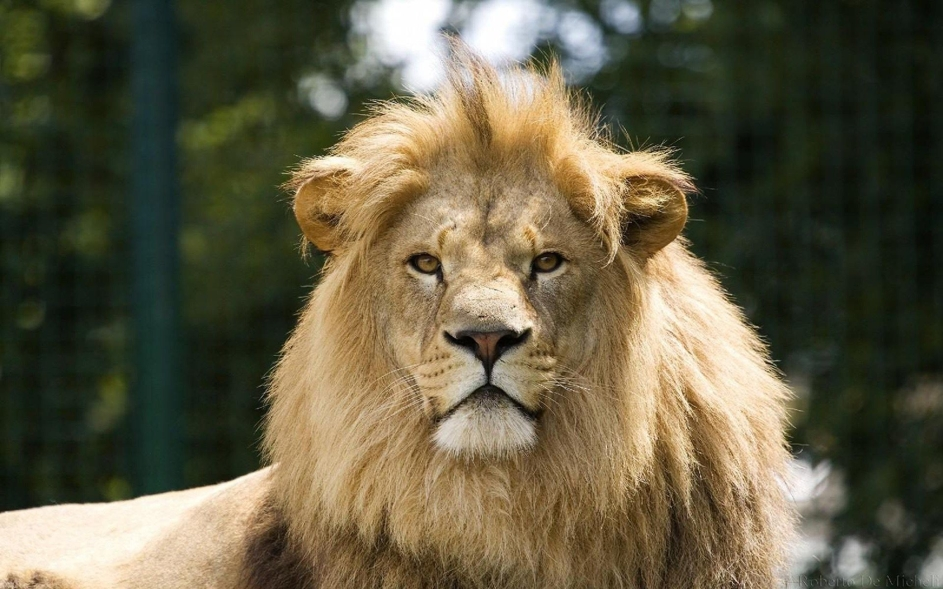
#> input picture LionImage2.jpg, 943 x 589 px
$ python 'featureDetection2- SIFT.py'
#> lines starting #> are read from the running program, lines starting #| are printed output that depends on the picture; after the words box and inside, x2 and y2 are one past the last pixel; in counts of white or black regions, pixels touching at a corner belong together
import numpy as np
import cv2

img = cv2.imread('LionImage2.jpg')
#> img is the input picture: shape (589, 943, 3); mean B, G, R 69, 93.3, 99.6

gray = cv2.cvtColor(img, cv2.COLOR_BGR2GRAY)
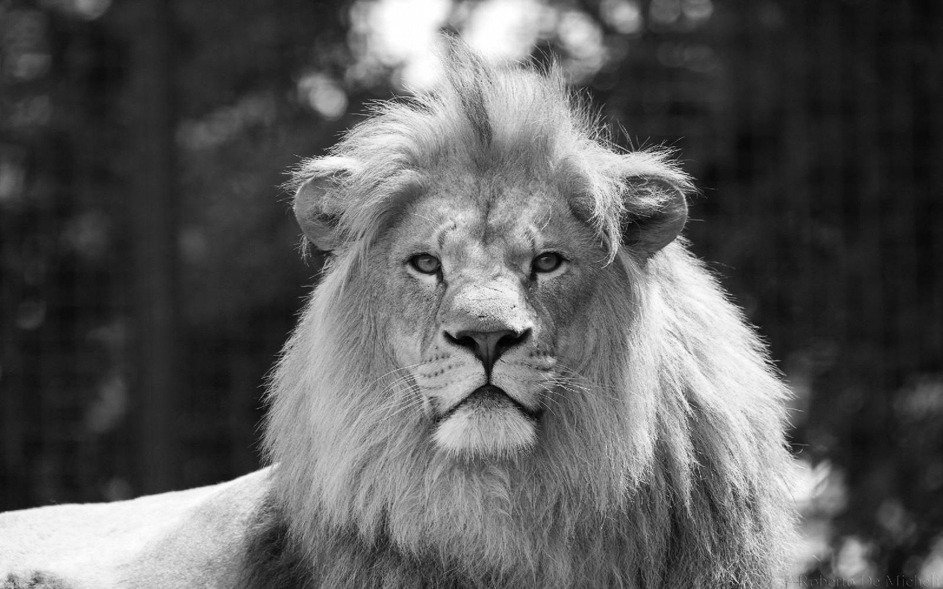
#> gray: shape (589, 943); min 1, max 255, mean 92.4

sift = cv2.SIFT_create()

kp = sift.detect(gray,None)
#> kp = 1693 keypoints; strongest (x, y, size): (697, 348, 100.5), (766, 362, 1.9), (545, 53, 24.4), (527, 332, 6)
print('Lion Image',kp,'first keypoints', len(kp), 'length of keypoints')
#> (printed output is left out)

img=cv2.drawKeypoints(gray,kp,img,flags=cv2.DRAW_MATCHES_FLAGS_DRAW_RICH_KEYPOINTS)
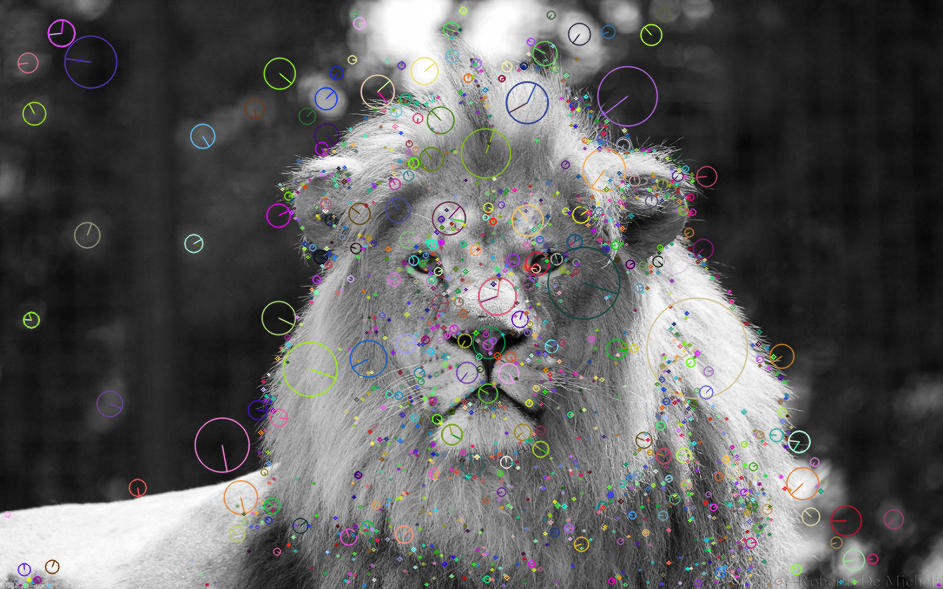
#> img: shape (589, 943, 3); mean B, G, R 92.4, 92.7, 93

#cv2.imwrite('Lion_sift_keypoints.jpg',img)

cv2.imshow("Ïmage", img)
cv2.waitKey(0)
cv2.destroyAllWindows()

img = cv2.imread('LionImageNightVision.jpg')
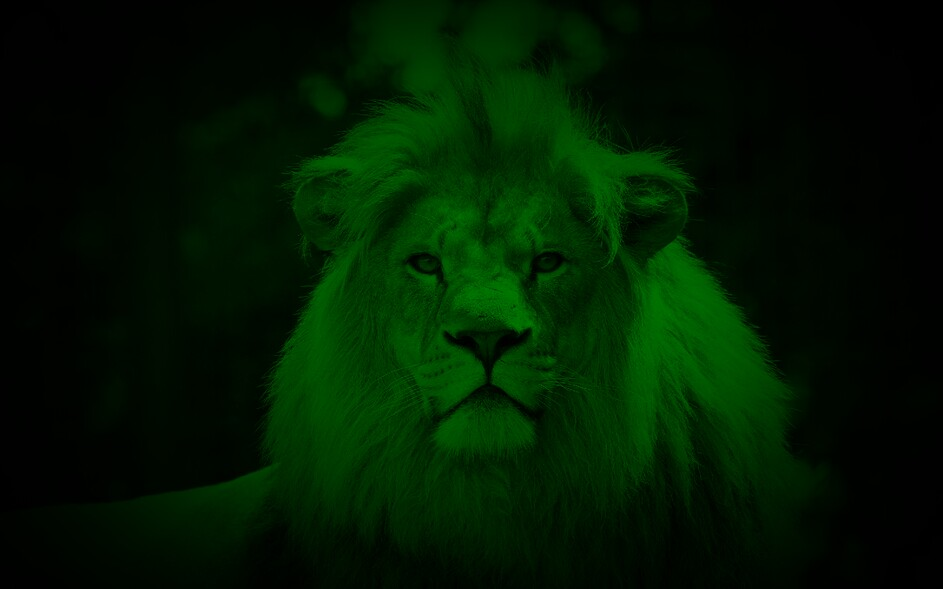
#> input picture LionImageNightVision.jpg, 943 x 589 px
#> img is the input picture: shape (589, 943, 3); mean B, G, R 0.7, 25.5, 0.7

gray = cv2.cvtColor(img, cv2.COLOR_BGR2GRAY)
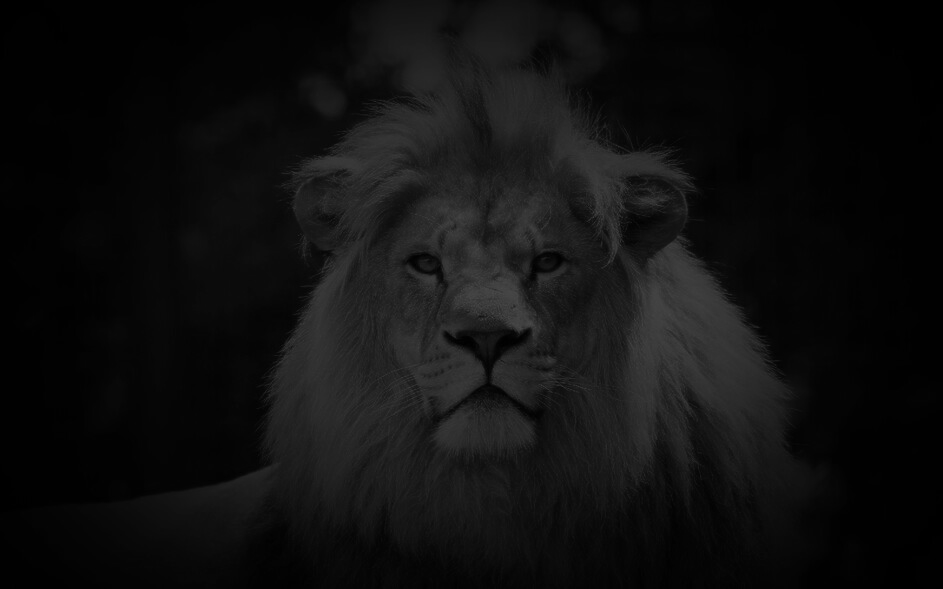
#> gray: shape (589, 943); min 0, max 74, mean 15.2

sift = cv2.SIFT_create()

kp = sift.detect(gray,None)
#> kp = 19 keypoints; strongest (x, y, size): (688, 337, 96), (527, 332, 6), (465, 340, 13.8), (520, 319, 16.6)
print('Night Vision Lion Image',kp,'second keypoints', len(kp), 'length of keypoints')

img=cv2.drawKeypoints(gray,kp,img,flags=cv2.DRAW_MATCHES_FLAGS_DRAW_RICH_KEYPOINTS)

#cv2.imwrite('NVLion_sift_keypoints.jpg',img)

cv2.imshow("Ïmage", img)
cv2.waitKey(0)
cv2.destroyAllWindows()

img = cv2.imread('AdjustedLionImage.jpg')
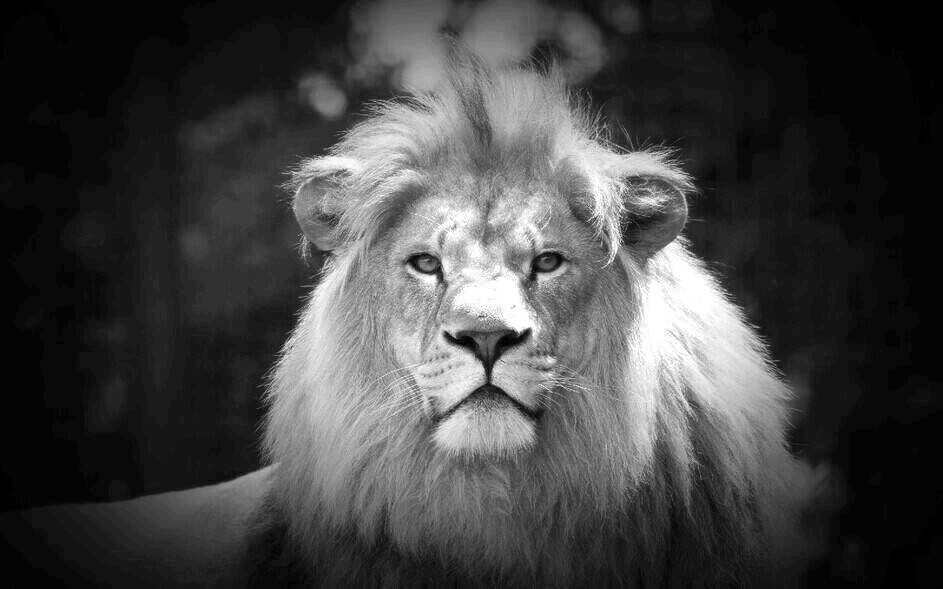
#> input picture AdjustedLionImage.jpg, 943 x 589 px
#> img is the input picture: shape (589, 943, 3); min 0, max 255, mean 66.6

gray = cv2.cvtColor(img, cv2.COLOR_BGR2GRAY)

sift = cv2.SIFT_create()

kp = sift.detect(gray,None)
#> kp = 1061 keypoints; strongest (x, y, size): (689, 340, 98.2), (510, 339, 15.6), (527, 333, 5.9), (465, 340, 13.8)
print('Adjusted Night Vision Image',kp,'third keypoints', len(kp), 'length of keypoints')

img=cv2.drawKeypoints(gray,kp,img,flags=cv2.DRAW_MATCHES_FLAGS_DRAW_RICH_KEYPOINTS)
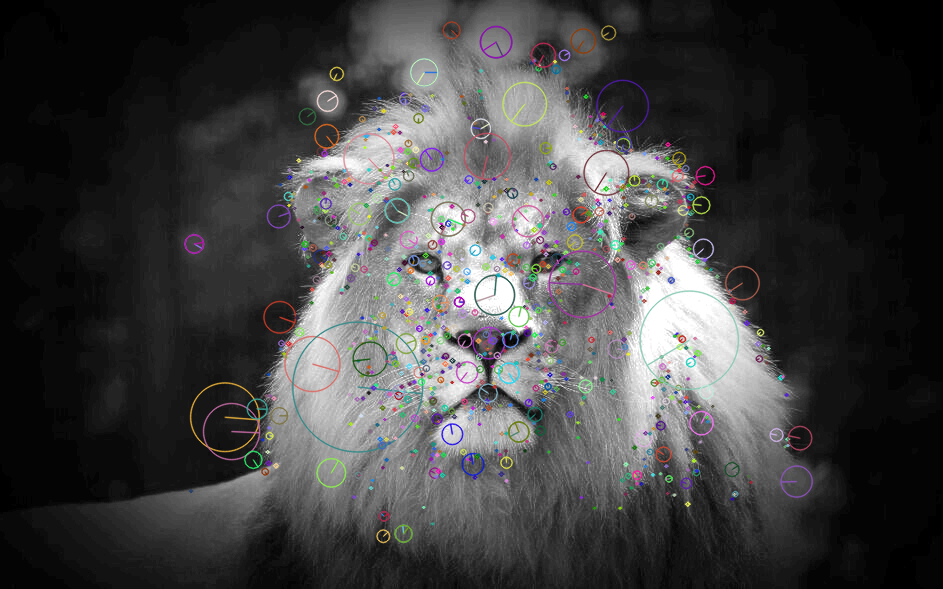
#> img: shape (589, 943, 3); 7.72% of pixels changed, all inside (x1, y1, x2, y2) = (183, 20, 814, 544)

#cv2.imwrite('Adjusted_NVLion_sift_keypoints.jpg',img)

cv2.imshow("Ïmage", img)
cv2.waitKey(0)
cv2.destroyAllWindows()
